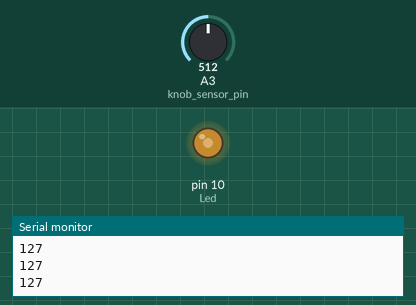
This sketch was run on a simulated Arduino Uno, built with avr-gcc and run on an emulated ATmega328P. Shown: output pins drawn as LEDs (lit = HIGH), the last lines printed to the serial monitor. Inputs (shaded band) come from the test bench; at power-on: A3 (knob_sensor_pin) = 512.

Above: at 1.2 s.
1.3 s: A3 (knob_sensor_pin) set to 716
At 2.2 s:
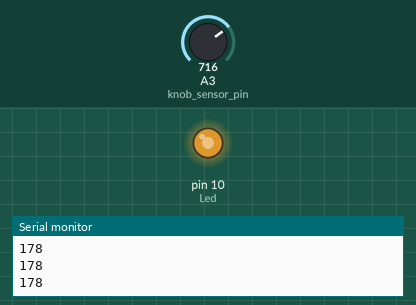
2.9 s: A3 (knob_sensor_pin) set to 900
At 3.5 s:
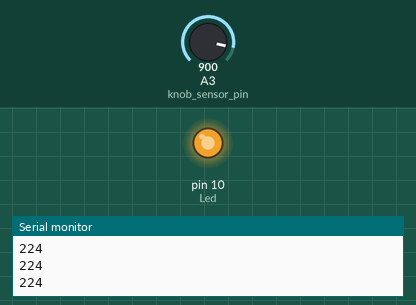
4.5 s: A3 (knob_sensor_pin) set to 122
At 5.8 s:
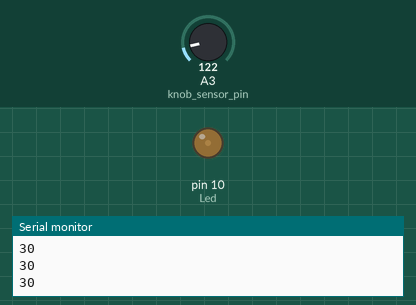
6.1 s: A3 (knob_sensor_pin) set to 0
At 7.3 s:
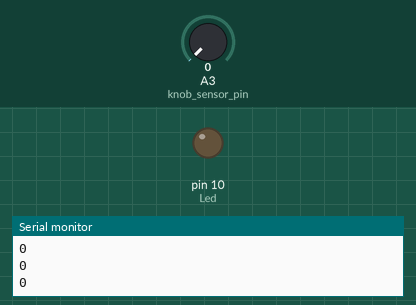
7.7 s: A3 (knob_sensor_pin) set to 511
At 8.6 s:
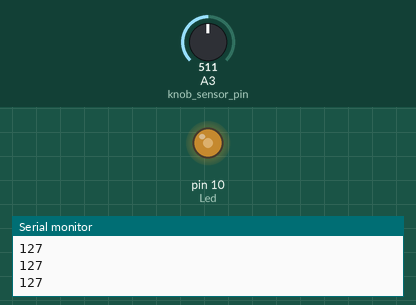
Timing chart, 0 to 10.3 s (numbered marks = the images above; inputs shaded):
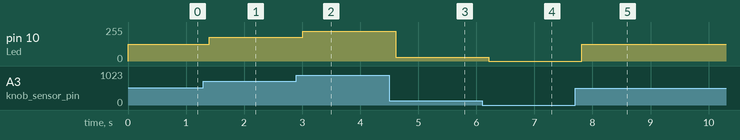

Measured:
- after the input at 1.3 s, pin 10 (Led): 127/255 → 178/255 after 0.10 s
- after the input at 2.9 s, pin 10 (Led): 178/255 → 224/255 after 0.11 s
- after the input at 4.5 s, pin 10 (Led): 224/255 → 30/255 after 0.11 s
- after the input at 6.1 s, pin 10 (Led): 30/255 → 0/255 after 0.11 s
- after the input at 7.7 s, pin 10 (Led): 0/255 → 127/255 after 0.11 s

The sketch:

fade_led.ino
```cpp
int knob_sensor_pin = A3;
int Led = 10;

void setup() {
  // put your setup code here, to run once:
  Serial.begin(9600);
  pinMode(knob_sensor_pin, INPUT);
}

void loop() {
  // put your main code here, to run repeatedly:
  int knob_value = analogRead(knob_sensor_pin);
//  Serial.println(knob_value);
  int bright = (int)((float)knob_value * 255.0 / 1023.0);
  Serial.println(bright);
  analogWrite(Led, bright);
  delay(200);
}
```
